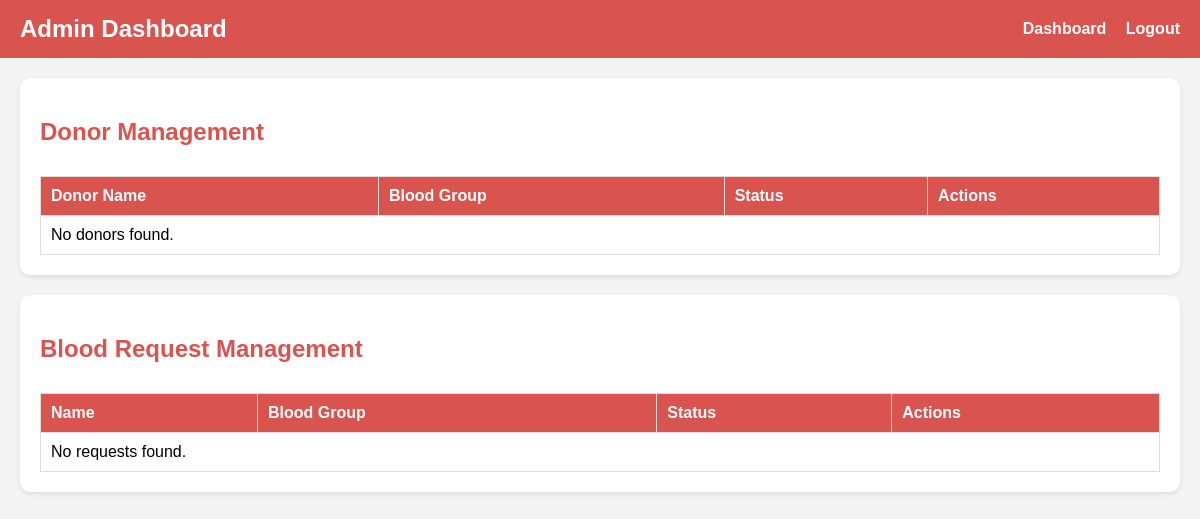
The page /custom_admin/manage_donors/ (signed in) on the database as committed earlier.
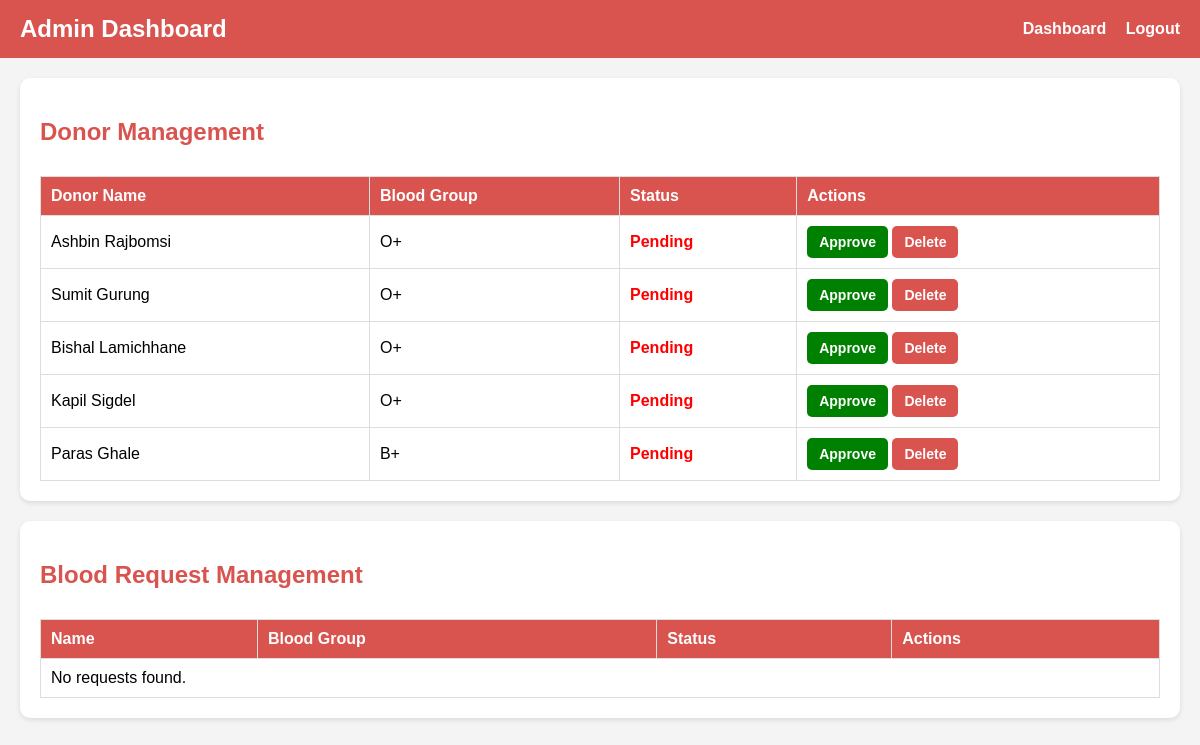
The same page on the database as committed later.
### home/models.py (models this page shows, shortened)
class Donor(models.Model):
    donor = models.OneToOneField(User, on_delete=models.CASCADE, blank=True, null=True)
    date_of_birth = models.DateField(max_length=100)
    phone = models.CharField(max_length=10)
    city = models.CharField(max_length=100)
    state = models.CharField(max_length=100)
    address = models.TextField(max_length=500, default="")
    blood_group = models.ForeignKey(BloodGroup, on_delete=models.CASCADE)
    gender = models.CharField(max_length=10)
    image = models.ImageField(upload_to="")
    report = models.FileField(upload_to="")
    ready_to_donate = models.BooleanField(default=True)
    is_approved = models.BooleanField(default=False)

class BloodGroup(models.Model):
    name = models.CharField(max_length=5)
    def __str__(self):
        return self.name

### home/views.py (the view)
# urls.py: path('custom_admin/manage_donors/', views.manage_donors, name='manage_donors'),
@login_required(login_url='/login')
@user_passes_test(is_admin)
def manage_donors(request):
    donors = Donor.objects.all()
    return render(request, 'admin_panel/dashboard.html', {'donors': donors})

### home/views.py (called while the page is built)
def is_admin(user):
    return user.is_staff  # Check if user has admin (staff) privileges

### home/templates/admin_panel/dashboard.html (shortened to what this page needs)
<!DOCTYPE html>
{% load static %}
<html lang="en">
<head>
    <link rel="stylesheet" href="{% static 'css/admin.css' %}">
</head>
<body>
    <header>
        <h1>Admin Dashboard</h1>
        <nav>
            <a href="{% url 'admin_dashboard' %}">Dashboard</a>
            <a href="{% url 'logout' %}" onclick="confirmAction(event, 'Are you sure you want to log out?')">Logout</a>
        </nav>
    </header>
    <main>
<section class="section-container">
    <h2>Donor Management</h2>
    <div class="table-container">
        <table>
            <thead>
                <tr>
                    <th>Donor Name</th>
                    <th>Blood Group</th>
                    <th>Status</th>
                    <th>Actions</th>
                </tr>
            </thead>
            <tbody>
                {% for donor in donors %}
                    <tr>
                        <td>{{ donor.donor.first_name }} {{ donor.donor.last_name }}</td>
                        <td>{{ donor.blood_group }}</td>
                        <td class="{% if donor.is_approved %}approved{% else %}pending{% endif %}">
                            {% if donor.is_approved %}
                                Approved
                            {% else %}
                                Pending
                            {% endif %}
                        </td>
                        <td>
                            {% if not donor.is_approved %}
                                <a href="{% url 'approve_donor' donor.id %}" class="btn btn-approve" onclick="confirmAction(event, 'Approve this donor?')">Approve</a>
                            {% else %}
                                <a href="{% url 'unapprove_donor' donor.id %}" class="btn btn-unapprove" onclick="confirmAction(event, 'Unapprove this donor?')">Unapprove</a>
                            {% endif %}
                            <a href="{% url 'delete_donor' donor.id %}" class="btn btn-delete" onclick="confirmAction(event, 'Delete this donor?')">Delete</a>
                        </td>
                    </tr>
                {% empty %}
                    <tr>
                        <td colspan="4">No donors found.</td>
                    </tr>
                {% endfor %}
            </tbody>
        </table>
    </div>
</section>
        <section class="section-container">
            <h2>Blood Request Management</h2>
            <div class="table-container">
                <table>
                    <thead>
                        <tr>
                            <th>Name</th>
                            <th>Blood Group</th>
                            <th>Status</th>
                            <th>Actions</th>
                        </tr>
                    </thead>
                    <tbody>
                        {% for req in requests %}
                            <tr>
                                <td>{{ req.name }}</td>
                                <td>{{ req.blood_group }}</td>
                                <td class="{% if req.is_fulfilled %}status-fulfilled{% else %}status-pending{% endif %}">
                                    {% if req.is_fulfilled %}
                                        Fulfilled
                                    {% else %}
                                        Pending
                                    {% endif %}
                                </td>
                                <td>
                                    {% if not req.is_fulfilled %}
                                        <a href="{% url 'fulfill_request' req.id %}" class="btn btn-fulfill" onclick="confirmAction(event, 'Are you sure you want to mark this request as fulfilled?')">Mark Fulfilled</a>
                                    {% else %}
                                        <a href="{% url 'fulfill_request' req.id %}" class="btn btn-unfulfill" onclick="confirmAction(event, 'Are you sure you want to mark this request as unfulfilled?')">Mark Unfulfilled</a>
                                    {% endif %}
                                    <a href="{% url 'delete_request' req.id %}" class="btn btn-delete" onclick="confirmAction(event, 'Are you sure you want to delete this request? This action cannot be undone.')">Delete</a>
                                </td>
                            </tr>
                        {% empty %}
                            <tr>
                                <td colspan="4">No requests found.</td>
                            </tr>
                        {% endfor %}
                    </tbody>
                </table>
            </div>
        </section>
    </main>
</body>
</html>

### home/static/css/admin.css (style rules this page uses)
body { font-family: Arial, sans-serif; margin: 0; padding: 0; background-color: #f4f4f4; }
header { background-color: #d9534f; color: white; padding: 15px 20px; display: flex; justify-content: space-between; align-items: center; }
header h1 { margin: 0; font-size: 24px; }
nav a { color: white; text-decoration: none; margin-left: 15px; font-weight: bold; }
.section-container { background: white; padding: 20px; margin: 20px; border-radius: 10px; box-shadow: 0px 2px 5px rgba(0, 0, 0, 0.1); }
h2 { color: #d9534f; }
.table-container { overflow-x: auto; }
table { width: 100%; border-collapse: collapse; margin-top: 10px; }
th, td { border: 1px solid #ddd; padding: 10px; text-align: left; }
th { background-color: #d9534f; color: white; }
.pending { color: red; font-weight: bold; }
.btn { padding: 8px 12px; border-radius: 5px; text-decoration: none; font-size: 14px; font-weight: bold; display: inline-block; text-align: center; }
.btn-approve { background-color: green; color: white; }
.btn-delete { background-color: #d9534f; color: white; }

Rows that differ between the two databases and show on the page:
added Donor: donor.first_name "Ashbin", donor.last_name "Rajbomsi", blood_group "O+", is_approved "Pending"
added Donor: donor.first_name "Sumit", donor.last_name "Gurung", blood_group "O+", is_approved "Pending"
added Donor: donor.first_name "Bishal", donor.last_name "Lamichhane", blood_group "O+", is_approved "Pending"
added Donor: donor.first_name "Kapil", donor.last_name "Sigdel", blood_group "O+", is_approved "Pending"
added Donor: donor.first_name "Paras", donor.last_name "Ghale", blood_group "B+", is_approved "Pending"
Other text that changed with them:
text no longer shown: "No donors found."
